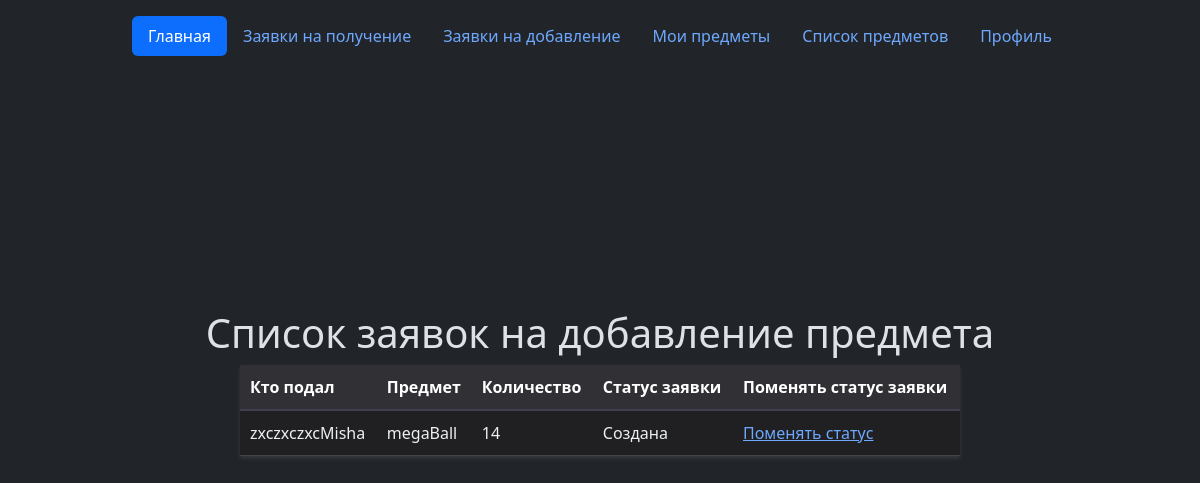
The app's page /admin_requests (signed in) with its own data.
### tables this page shows
CREATE TABLE wanted (
id INTEGER PRIMARY KEY AUTOINCREMENT,
user_id INTEGER NOT NULL,
username text NOT NULL,
item_name text NOT NULL,
quantity text NOT NULL,
status text NOT NULL
);

### flsite.py (the view)
@app.route("/admin_requests")
@login_required
def admin_requests():
    check_role()
    return render_template('admin_requests.html', title="Полученные заявки", role=now_role, admin_requests=dbase.get_admin_requests())

### FDataBase.py (called while the page is built)
    def get_email(self, user_id):
        try:
            self.__cur.execute(f"SELECT email FROM users WHERE id = {user_id} LIMIT 1")
            res = self.__cur.fetchone()[0]
            if res:
                return res
        except sqlite3.Error as e:
            print("Ошибка получения имени пользователя из БД " + str(e))
        return (False, False)

    def get_admin_requests(self):
        try:
            self.__cur.execute(f"SELECT id, user_id, username, item_name, quantity, status FROM wanted ORDER BY STATUS")
            res = self.__cur.fetchall()
            if res: return res
        except sqlite3.Error as e:
            print("Ошибка получения информации о заявке из БД " + str(e))
        return []

    def getUser(self, user_id):
        try:
            self.__cur.execute(f"SELECT * FROM users WHERE id = '{user_id}' LIMIT 1")
            res = self.__cur.fetchone()
            if not res:
                print("Пользователь не найден")
                return False
            return res
        except sqlite3.Error as e:
            print("Ошибка получения данных из БД " + str(e))
        return False

### UserLogin.py (called while the page is built)
    def fromDB(self, user_id, db):
        self.__user = db.getUser(user_id)
        return self

    def get_id(self):
        return str(self.__user['id'])

### flsite.py (called while the page is built)
@login_manager.user_loader
def load_user(user_id):
    return UserLogin().fromDB(user_id, dbase)

def connect_db():
    conn = sqlite3.connect(app.config['DATABASE'])
    conn.row_factory = sqlite3.Row
    return conn

def get_db():
    if not hasattr(g, "link_db"):
        g.link_db = connect_db()
    return g.link_db

@app.before_request
def before_request():
    global dbase
    db = get_db()
    dbase = FDataBase(db)

def check_role():
    global now_role, EMAIL
    now_email = dbase.get_email(current_user.get_id())
    if now_email == EMAIL:
        now_role =  1
    else:
        now_role = 0

### templates/admin_requests.html (shortened to what this page needs)
{% extends "base.html" %}
{% block body %}
    <h1>Список заявок на добавление предмета</h1>
    <table>
        <thead>
            <tr>
                <th>Кто подал</th>
                <th>Предмет</th>
                <th>Количество</th>
                <th>Статус заявки</th>
                <th>Поменять статус заявки</th>
            </tr>
        </thead>
    <tbody>
            {% for p in admin_requests %}
                <tr>
                    <td>{{ p[2] }}</td>
                    <td>{{ p[3] }}</td>
                    <td>{{ p[4] }}</td>
                    <td>{{ p[5] }}</td>
                    <td><a href="/admin_requests/{{ p[0] }}/edit_request">Поменять статус</a></td>
                </tr>
            {% endfor %}
    </tbody>
    </table>
{% endblock %}

### static/css/style.css (style rules this page uses)
body { font-family: sans-serif; background-color: #1e1e1e; display: flex; flex-direction: column; align-items: center; justify-content: center; min-height: 100vh; margin: 0; color: #fff; }
h1 { text-align: center; margin-bottom: 30px; color: #fff; }
table { width: 60%; border-collapse: collapse; margin-bottom: 20px; box-shadow: 0 2px 4px rgba(255, 255, 255, 0.1); background-color: #202023; color: #ecf0f1; }
thead th { background-color: #303035; font-weight: bold; padding: 10px; text-align: left; border-bottom: 2px solid #404050; color: #fff; }
tbody td { padding: 10px; border-bottom: 1px solid #444; }
a { text-decoration: none; color: #81ecec; }

### records on screen
wanted: username "zxczxczxcMisha", item_name "megaBall", quantity "14", status "Создана"
